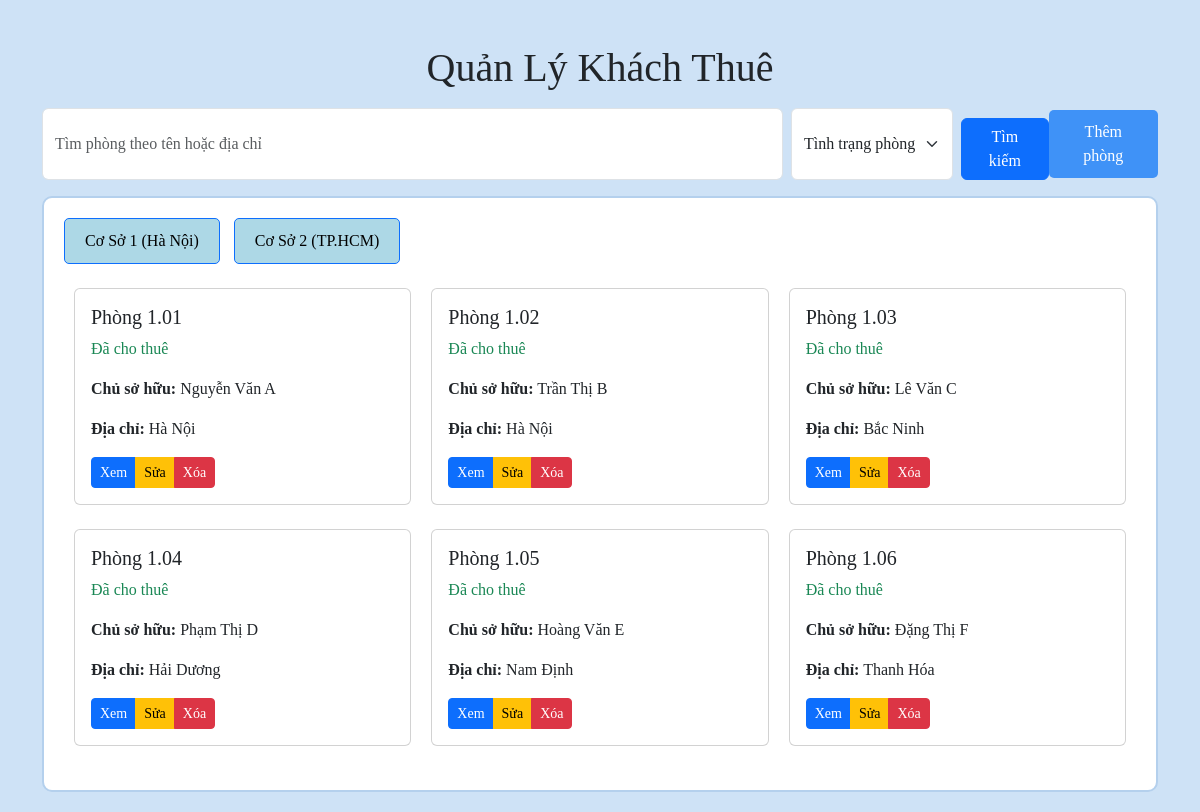
The app's page /quanlykhach/quanlykhach.php?facility_id=1, older data.
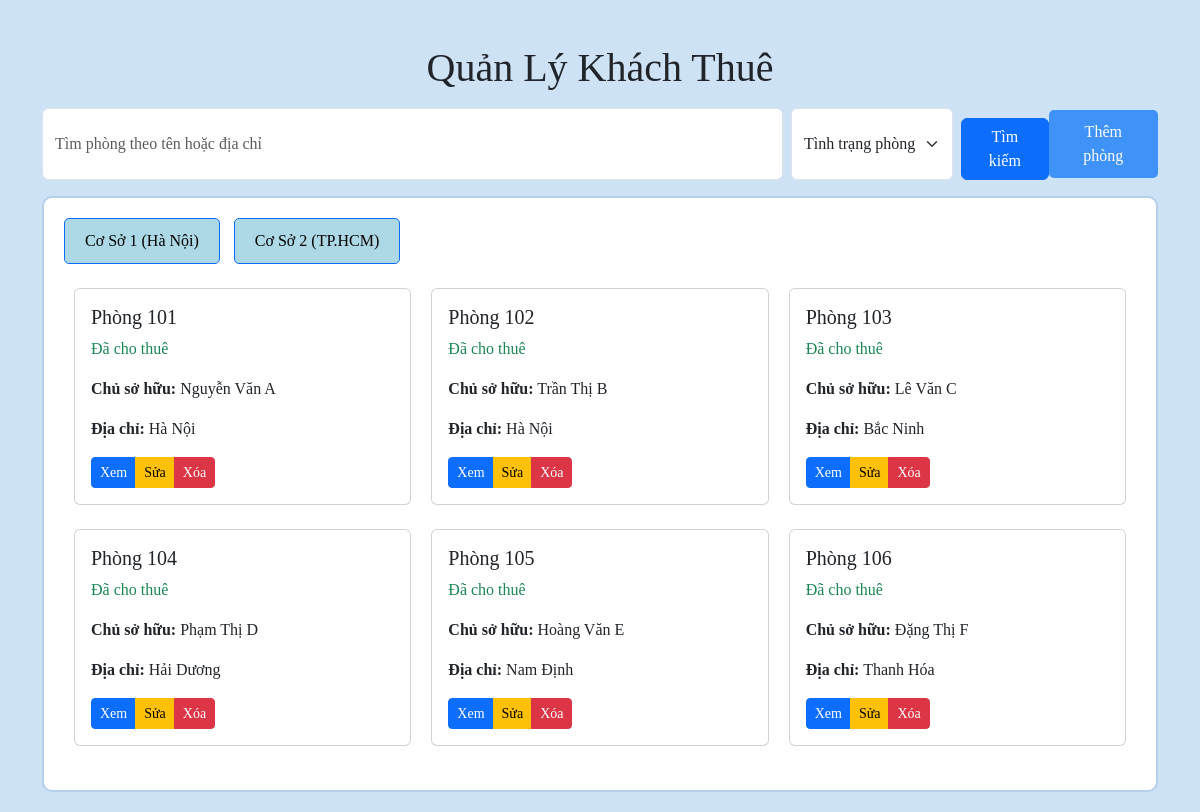
The same page, newer data.
### tables this page shows
CREATE TABLE `tenants` (
  `id` int(11) NOT NULL,
  `room_id` varchar(10) DEFAULT NULL,
  `owner_name` varchar(255) NOT NULL,
  `date_of_birth` date NOT NULL,
  `id_card` varchar(50) NOT NULL,
  `address` text NOT NULL,
  `checkin_date` date NOT NULL,
  `checkout_date` date DEFAULT NULL,
  `status` enum('active','inactive') NOT NULL
);

CREATE TABLE `rooms` (
  `id` varchar(10) NOT NULL,
  `facility_id` int(11) NOT NULL,
  `room_name` varchar(50) NOT NULL,
  `price` int(11) NOT NULL,
  `status` enum('empty','rented') NOT NULL,
  `address` varchar(255) NOT NULL,
  `owner_name` varchar(255) DEFAULT NULL
);

### quanlykhach/quanlykhach.php (the view, shortened to what this page needs)
<?php
$servername = "localhost";
$username = "root";
$password = "";
$dbname = "baiTapLon";
$conn = new mysqli($servername, $username, $password, $dbname);
$facility_id = isset($_GET['facility_id']) ? $_GET['facility_id'] : null;
$where_clause = "";
if ($facility_id) {
    $where_clause = "WHERE rooms.facility_id = $facility_id";
}
$sql_tenants = "SELECT tenants.*, rooms.room_name FROM tenants INNER JOIN rooms ON tenants.room_id = rooms.id $where_clause";
$result_tenants = $conn->query($sql_tenants);
?>
<!DOCTYPE html>
<html lang="vi">
<head>
    <link href="https://cdn.jsdelivr.net/npm/bootstrap@5.3.0/dist/css/bootstrap.min.css" rel="stylesheet">
    <link href="quanlyphong.css" rel="stylesheet">
</head>
<body>
    <div class="container mt-4">
        <h1 class="text-center">Quản Lý Khách Thuê</h1>
        <div class="d-flex justify-content-between align-items-center my-3">
            <div class="d-flex w-100">
                <input type="text" class="form-control w-75 me-2" placeholder="Tìm phòng theo tên hoặc địa chỉ" id="search-keyword" name="search_keyword">
                <select class="form-select w-auto me-2" id="search-status" name="search_status">
                    <option value="">Tình trạng phòng</option>
                </select>
                <button class="btn btn-primary" id="search-btn">Tìm kiếm</button>
            </div>
            <div>
                <button class="btn btn-success" id="add-room-btn">Thêm phòng</button>
            </div>
        </div>
        <div class="facility-box">
            <div class="facility-header">
                <a href="?facility_id=1" class="btn btn-outline-primary">Cơ Sở 1 (Hà Nội)</a>
                <a href="?facility_id=2" class="btn btn-outline-primary">Cơ Sở 2 (TP.HCM)</a>
            </div>
            <?php if ($facility_id && $result_tenants && $result_tenants->num_rows > 0): ?>
                <div class="row mt-4">
                    <?php $counter = 0; ?>
                    <?php while ($room = $result_tenants->fetch_assoc()): ?>
                        <?php
                            $room_class = ($room['status'] == 'rented') ? 'text-primary' : 'text-success';
                        ?>
                        <?php if ($counter == 3): ?>
                            </div><div class="row">
                            <?php $counter = 0; ?>
                        <?php endif; ?>
                        <div class="col-md-4 mb-4">
                            <div class="card">
                                <div class="card-body">
                                    <h5 class="card-title"><?php echo $room['room_name']; ?></h5>
                                    <p class="card-text <?php echo $room_class; ?>">
                                        <?php echo $room['status'] == 'empty' ? 'Còn trống' : 'Đã cho thuê'; ?>
                                    </p>
                                    <p class="card-text">
                                        <strong>Chủ sở hữu:</strong>
                                        <?php echo $room['status'] == 'empty' ? 'Không có' : $room['owner_name']; ?>
                                    </p>
                                    <p class="card-text"><strong>Địa chỉ:</strong> <?php echo $room['address']; ?></p>
                                       <div class="btn-group">
                                        <button class="btn btn-sm btn-primary">Xem</button>
                                        <button class="btn btn-sm btn-warning">Sửa</button>
                                        <button class="btn btn-sm btn-danger">Xóa</button>
                                    </div>
                                </div>
                            </div>
                        </div>
                        <?php $counter++; ?>
                    <?php endwhile; ?>
                </div>
            <?php elseif ($facility_id): ?>
                <p class="text-center mt-4">Không có phòng nào trong cơ sở này.</p>
            <?php else: ?>
                <p class="text-center mt-4">Vui lòng chọn cơ sở để xem phòng.</p>
            <?php endif; ?>
        </div>
    </div>
</body>
</html>

### quanlyphong/quanlyphong.css (style rules this page uses)
body { font-family:Time New Roman; background-color: #cee2f6; padding-top: 20px; }
.facility-box { border: 2px solid #b4d0ed; border-radius: 10px; padding: 20px; margin-bottom: 20px; background-color: #fff; }
.facility-header a { background-color: #add8e6; color: #000; text-decoration: none; padding: 10px 20px; border-radius: 5px; margin-right: 10px; display: inline-block; }
.row { margin-left: 0; margin-right: 0; }
.col-md-4 { padding-left: 10px; padding-right: 10px; }
#search-btn { margin-top: 10px; }
#add-room-btn { padding: 10px 20px; font-size: 1rem; background-color: #3f92f7; color: #fff; border: none; border-radius: 5px; }

Row changes from the older to the newer data that the page shows:
changed through a linked row, tenants "Nguyễn Văn A": room.room_name "Phòng 1.01" → "Phòng 101"
changed through a linked row, tenants "Trần Thị B": room.room_name "Phòng 1.02" → "Phòng 102"
changed through a linked row, tenants "Lê Văn C": room.room_name "Phòng 1.03" → "Phòng 103"
changed through a linked row, tenants "Phạm Thị D": room.room_name "Phòng 1.04" → "Phòng 104"
changed through a linked row, tenants "Hoàng Văn E": room.room_name "Phòng 1.05" → "Phòng 105"
changed through a linked row, tenants "Đặng Thị F": room.room_name "Phòng 1.06" → "Phòng 106"
